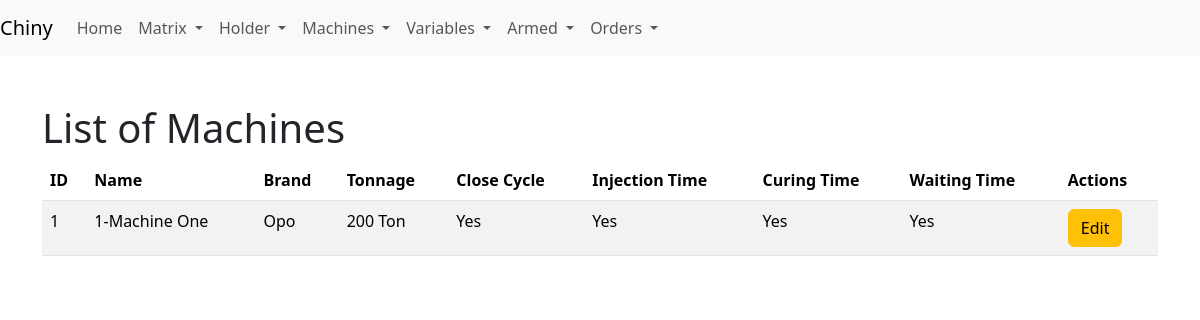
The page /list_machines on the database as committed earlier.
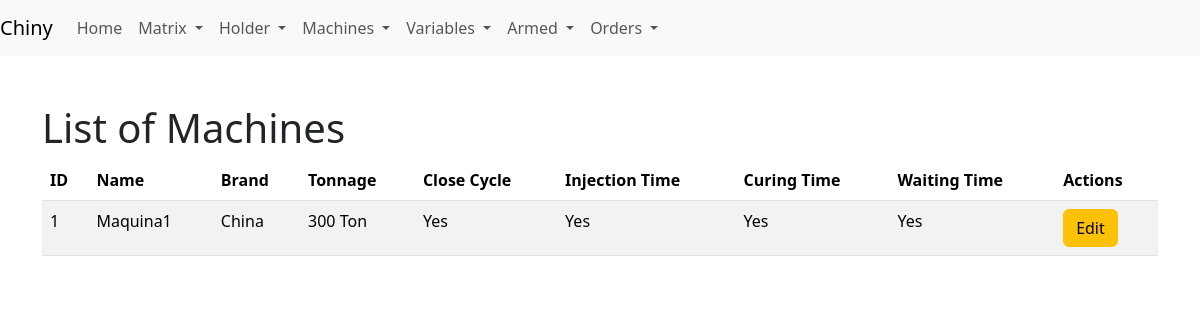
The same page on the database as committed later.
### app/models.py (models this page shows)
class Machine(db.Model):
    __tablename__ = 'machine'
    id = db.Column(db.Integer, primary_key=True)
    name = db.Column(db.String(30), unique=True)
    brand_machine = db.Column(db.String(119), nullable=False)
    ton = db.Column(db.Integer, nullable=False)
    has_close_cycle = db.Column(db.Boolean, default=False)
    has_injection_time = db.Column(db.Boolean, default=False)
    has_curing_time = db.Column(db.Boolean, default=False)
    has_waiting_time = db.Column(db.Boolean, default=False)
    productions = db.relationship('Production', backref='machine', lazy=True)  # backref 'machine'

### app/routes.py (the view)
@app.route('/list_machines')
def list_machines():
    machines = Machine.query.all()
    return render_template('list_machines.html', machines=machines)

### app/templates/list_machines.html (shortened to what this page needs)
<!DOCTYPE html>
<html lang="en">
<head>
    <link rel="stylesheet" href="{{ url_for('static', filename='css/bootstrap.min.css') }}">
</head>
<body>
    {% include 'navbar.html' %}
    <div class="container mt-5">
        <h1>List of Machines</h1>
        <table class="table table-striped">
            <thead>
                <tr>
                    <th>ID</th>
                    <th>Name</th>
                    <th>Brand</th>
                    <th>Tonnage</th>
                    <th>Close Cycle</th>
                    <th>Injection Time</th>
                    <th>Curing Time</th>
                    <th>Waiting Time</th>
                    <th>Actions</th>
                </tr>
            </thead>
            <tbody>
                {% for machine in machines %}
                <tr>
                    <td>{{ machine.id }}</td>
                    <td>{{ machine.name }}</td>
                    <td>{{ machine.brand_machine }}</td>
                    <td>{{ machine.ton }} Ton</td>
                    <td>{{ 'Yes' if machine.has_close_cycle else 'No' }}</td>
                    <td>{{ 'Yes' if machine.has_injection_time else 'No' }}</td>
                    <td>{{ 'Yes' if machine.has_curing_time else 'No' }}</td>
                    <td>{{ 'Yes' if machine.has_waiting_time else 'No' }}</td>
                    <td>
                        <a href="{{ url_for('edit_machine', machine_id=machine.id) }}" class="btn btn-warning">Edit</a>
                    </td>
                </tr>
                {% endfor %}
            </tbody>
        </table>
    </div>
</body>
</html>

Rows that differ between the two databases and show on the page:
changed Machine "Yes": name "1-Machine One" → "Maquina1"; brand_machine "Opo" → "China"; ton "200" → "300"
